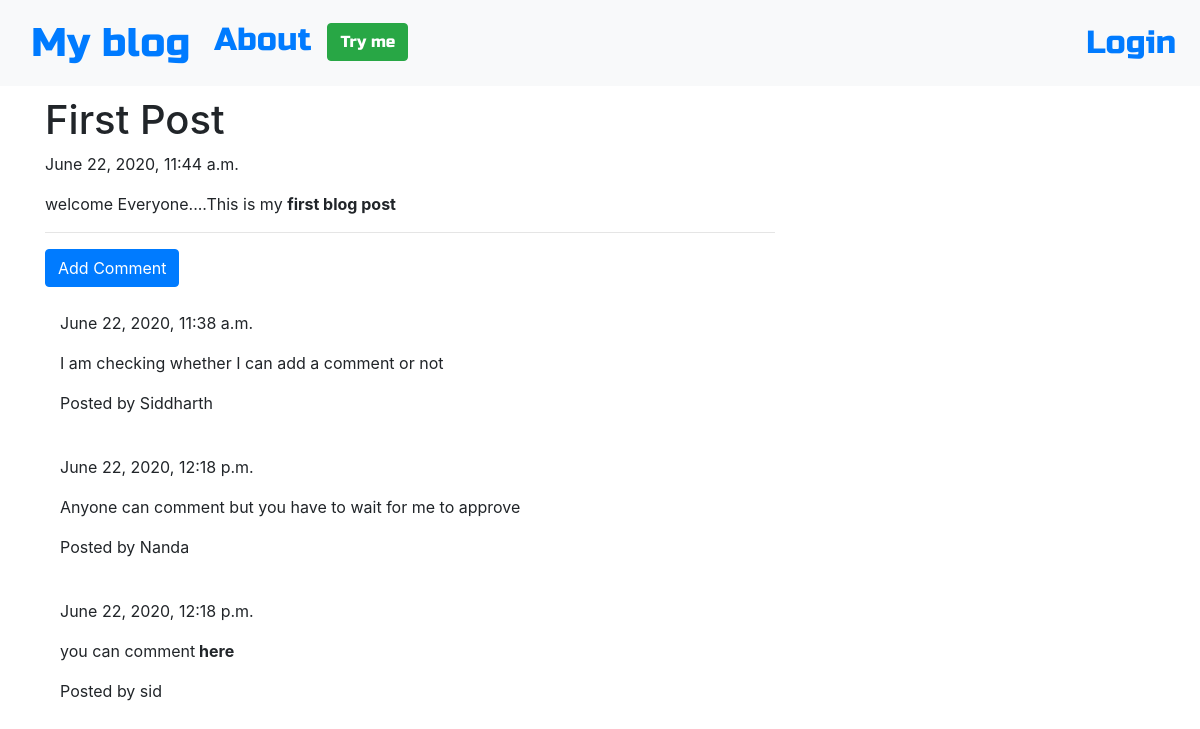
/post/19/detail/, run on the app's committed database.
### blog/models.py (models this page shows, shortened)
class Post(models.Model):
    author = models.ForeignKey('auth.User',on_delete=models.CASCADE)
    title = models.CharField(max_length=200)
    text = models.TextField()
    created_date = models.DateTimeField(default=timezone.now)
    published_date = models.DateTimeField(blank=True,null=True)

class Comment(models.Model):
    post = models.ForeignKey('blog.Post',related_name='comments',on_delete=models.CASCADE)
    author = models.CharField(max_length=200)
    text = models.TextField()
    created_date=models.DateTimeField(default=timezone.now())
    approved_comment=models.BooleanField(default=False)

### blog/views.py (the view)
# urls.py: re_path(r'^post/(?P<pk>\d+)/detail/$',views.PostDetailView.as_view(),name='post_detail'),
class PostDetailView(DetailView):
    model = Post

### blog/templates/blog/post_detail.html (shortened to what this page needs)
{% extends 'blog/base.html' %}
{% block content %}
<h1 class='posttitle loader'>{{ post.title }}</h1>
{% if post.published_date %}
<div class="datepost">
  {{ post.published_date }}
</div>
{% else %}
<a class='btn btn-default' href="{% url 'post_publish' pk=post.pk %}">Publish</a>
{% endif %}
<p class="postcontent">{{ post.text|safe|linebreaksbr }}</p>
<hr>
<a class='btn btn-primary btn-content' href="{% url 'add_comment_to_post' pk=post.pk %}">Add Comment</a>
<div class="container">
  {% for comment in post.comments.all %}
  <br>
  {% if user.is_authenticated or comment.approved_comment %}
  {{ comment.created_date }}
  <p>{{ comment.text|safe|linebreaks }}</p>
  <p>Posted by {{ comment.author }}</p>
  {% endif %}
  {% empty %}
  <p>No comment</p>
  {% endfor %}
</div>
{% endblock %}

### blog/static/css/blog.css (style rules this page uses)
.loader { filter:hue-rotate(0deg); color:linear-gradient(45deg,#0f8,#08f); animation:hue 10000ms infinite linear; }

### data on the page
Post: title "First Post", published_date "June 22, 2020, 11:44 a.m.", text "welcome Everyone....This is my first blog post"
Comment: created_date "June 22, 2020, 11:38 a.m.", text "I am checking whether I can add a comment or not", author "Siddharth"
Comment: created_date "June 22, 2020, 12:18 p.m.", text "Anyone can comment but you have to wait for me to approve", author "Nanda"
Comment: created_date "June 22, 2020, 12:18 p.m.", text "you can comment here", author "sid"
